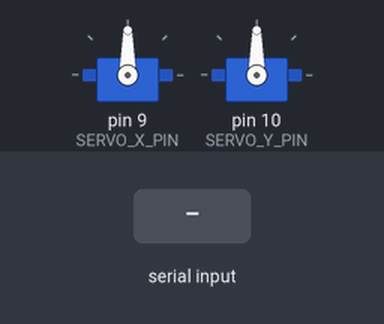
A sketch run on a simulated Arduino Uno, built with avr-gcc and run on an emulated ATmega328P. Shown: 2 × servo. Inputs (shaded band) come from the test bench. What the sketch prints to the serial monitor is not drawn.

Above: at 1.2 s.
1.3 s: "<95,88>\n" received over Serial
Timing chart, 0 to 4.3 s (numbered marks = the images above; inputs shaded):
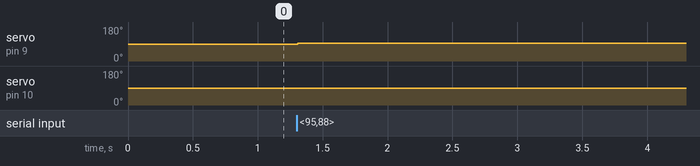

Measured:
- after the input at 1.3 s, servo on pin 9 (SERVO_X_PIN): 90° → 95° at once; servo on pin 10 (SERVO_Y_PIN): 90° → 88° at once

The sketch:

final_arduino.ino
```cpp
// Include the Servo library
#include <Servo.h>

// Define the pins for the two servo motors
#define SERVO_X_PIN 9
#define SERVO_Y_PIN 10

// Create servo objects to control the servos
Servo servoX;
Servo servoY;

void setup() {
  // Start serial communication at 9600 bits per second
  Serial.begin(9600);

  // Attach the servo objects to their respective pins
  servoX.attach(SERVO_X_PIN);
  servoY.attach(SERVO_Y_PIN);

  // Initialize the servos to the neutral (level) position
  servoX.write(90);
  servoY.write(90);

  Serial.println("Arduino ready to receive servo angles.");
}

void loop() {
  // Check if data is available to read from the serial port
  if (Serial.available() > 0) {
    // Read the incoming string from Python until a newline character is found
    String data = Serial.readStringUntil('\n');

    // Check if the received data is in the expected format (e.g., "<95,88>")
    if (data.startsWith("<") && data.endsWith(">")) {

      // Remove the start and end markers
      data = data.substring(1, data.length() - 1);

      // Find the comma that separates the two angle values
      int commaIndex = data.indexOf(',');

      // Extract the string for the X angle and the Y angle
      String angleX_str = data.substring(0, commaIndex);
      String angleY_str = data.substring(commaIndex + 1);

      // Convert the angle strings to integersgive
      int angleX = angleX_str.toInt();
      int angleY = angleY_str.toInt();

      // Constrain the values to a safe range (0-180) to prevent servo damage
      angleX = constrain(angleX, 0, 180);
      angleY = constrain(angleY, 0, 180);

      // Write the final angles to the servos
      servoX.write(angleX);
      servoY.write(angleY);
    }
  }
}
```
